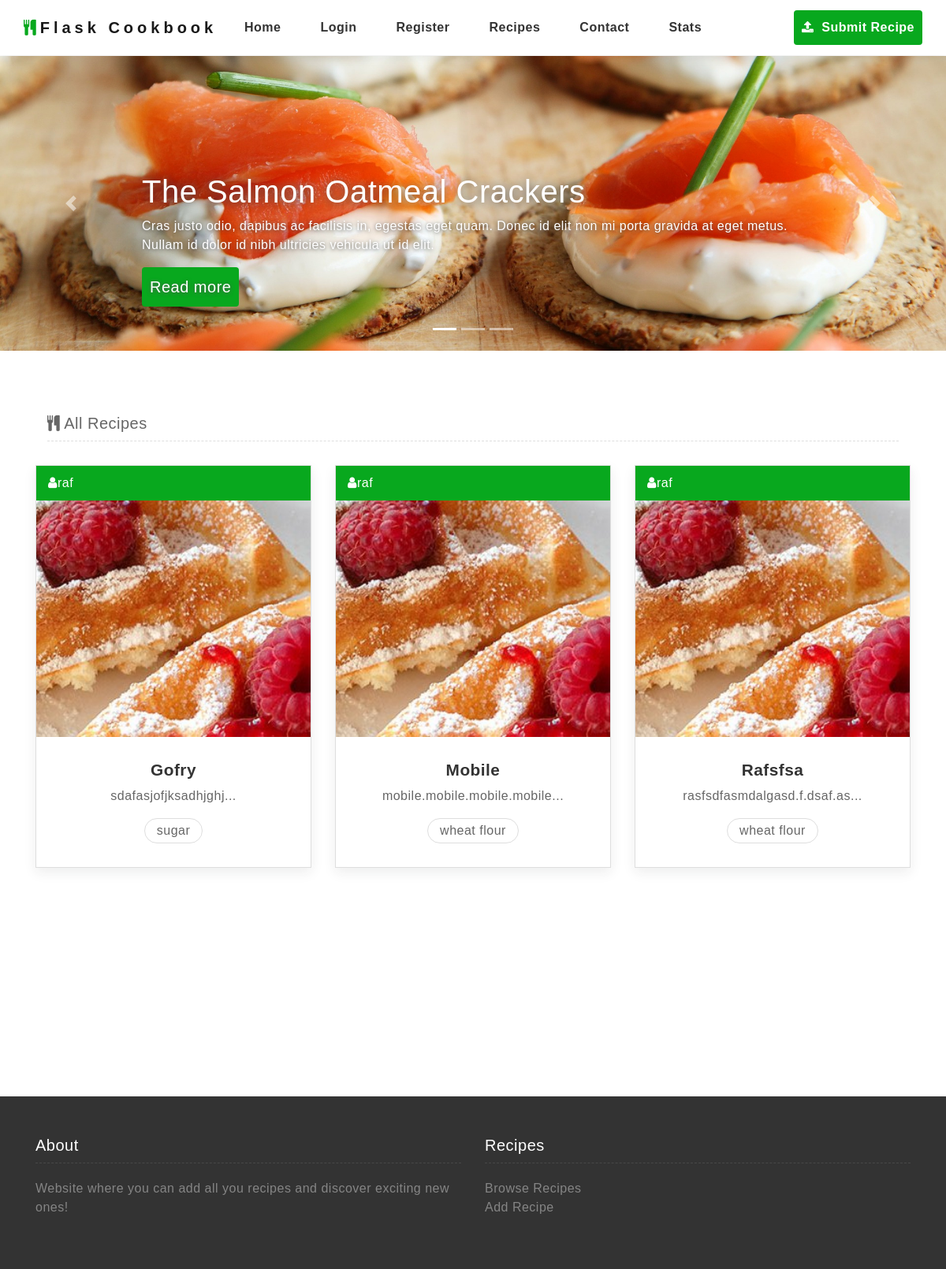
/index, run on the app's committed database.
### app/models.py (models this page shows, shortened)
class SearchableMixin(object):
    @classmethod
    def search(cls, expression, page, per_page):
        ids, total = query_index(cls.__tablename__, expression, page, per_page)
        if total == 0:
            return cls.query.filter_by(id=0), 0
        when = []
        for i in range(len(ids)):
            when.append((ids[i], i))
        return cls.query.filter(cls.id.in_(ids)).order_by(
            db.case(when, value=cls.id)), total

class Recipe(SearchableMixin, db.Model):
    __searchable__ = ['name']
    id = db.Column(db.Integer, primary_key=True)
    name = db.Column(db.String(64), index=True, unique=True)
    content = db.Column(db.String(50000))
    timestamp = db.Column(db.DateTime, index=True, default=datetime.utcnow)
    user_id = db.Column(db.Integer, db.ForeignKey('user.id'))
    cuisine_id = db.Column(db.Integer, db.ForeignKey('cuisine.id'))
    category_id = db.Column(db.Integer, db.ForeignKey('category.id'))
    calories = db.Column(db.Integer)
    carbohydrates = db.Column(db.Integer)
    proteins = db.Column(db.Integer)
    fats = db.Column(db.Integer)
    cholesterol = db.Column(db.Integer)
    serves_num_people = db.Column(db.Integer)
    time_to_prepare = db.Column(db.Integer)
    cooking_time = db.Column(db.Integer)
    image = db.Column(db.String(128))
    comments = db.relationship('Comment', backref='recipe', lazy='dynamic')
    upvotes = db.Column(db.Integer, default=0)
    _ingredients = db.relationship(
        "Ingredient",
        secondary=ingredients_in_recipe,
        back_populates="recipes")
    _allergens = db.relationship(
        "Allergen",
        secondary=allergens_in_recipe,
        back_populates="recipes")

class User(UserMixin, db.Model):
    id = db.Column(db.Integer, primary_key=True)
    username = db.Column(db.String(64), index=True, unique=True)
    email = db.Column(db.String(120), index=True, unique=True)
    password_hash = db.Column(db.String(128))
    recipes = db.relationship('Recipe', backref='author', lazy='dynamic')
    country_id = db.Column(db.Integer, db.ForeignKey('country.id'))

class Ingredient(db.Model):
    id = db.Column(db.Integer, primary_key=True)
    name = db.Column(db.String(64), unique=True)
    recipes = db.relationship(
        "Recipe",
        secondary=ingredients_in_recipe,
        back_populates="_ingredients")

### app/routes.py (the view)
@app.route('/')
@app.route('/index')
def index():
    Poppulate.poppulate_database()
    recipes = Recipe.query.limit(3).all()
    empty = False
    if not recipes:
        empty=True
    return render_template("index.html", recipes=recipes, empty=empty, sortkey='timestamp', reverse=True)

### app/templates/index.html (shortened to what this page needs)
{% extends "base.html" %}
{% block content %}
<div id="myCarousel" class="carousel slide" data-ride="carousel">
    <ol class="carousel-indicators">
        <li data-target="#myCarousel" data-slide-to="0" class="active"></li>
        <li data-target="#myCarousel" data-slide-to="1"></li>
        <li data-target="#myCarousel" data-slide-to="2"></li>
    </ol>
    <div class="carousel-inner">
        <div class="carousel-item active">
            <img class="first-slide" src="static/img/slider1.jpg" alt="First slide">
            <div class="container">
                <div class="carousel-caption text-left">
                    <h1><a href="recipe-detail.html">The Salmon Oatmeal Crackers</a></h1>
                    <p>Cras justo odio, dapibus ac facilisis in, egestas eget quam. Donec id elit non mi porta gravida
                        at eget metus. Nullam id dolor id nibh ultricies vehicula ut id elit.</p>
                    <p><a class="btn btn-lg btn-primary" href="recipe-detail.html" role="button">Read more</a></p>
                </div>
            </div>
        </div>
    </div>
    <a class="carousel-control-prev" href="#myCarousel" role="button" data-slide="prev">
        <span class="carousel-control-prev-icon" aria-hidden="true"></span>
    </a>
    <a class="carousel-control-next" href="#myCarousel" role="button" data-slide="next">
        <span class="carousel-control-next-icon" aria-hidden="true"></span>
    </a>
</div>
{% include '_list_recipes.html' %}
{% endblock %}

### app/templates/_recipe.html
{% block main %}
<div id="recipe{{ recipe.id }}" class="col-lg-4 col-sm-6">
    <div class="box grid recipes">
        <div class="by"><i class="fa fa-user" aria-hidden="true"></i>{{ recipe.author.username }}</div>
        <a href="{{ url_for('recipe', recipe_name=recipe.name) }}"><img src="{{recipe.image}}" id="list_image"
                alt=""></a>
        <h2><a href="{{ url_for('recipe', recipe_name=recipe.name) }}">{{ recipe.name }} </a></h2>
        <p>{{ recipe.content | truncate(30) }}</p>
        <div class="tag">
            {% for ingredient in recipe._ingredients %}
            <a href="#">{{ ingredient.name }}</a>
            {% endfor %}
        </div>
    </div>
</div>
{% endblock %}

### data on the page
Recipe: author.username "raf", image (picture), name "Gofry", content "sdafasjofjksadhjghj..."
Ingredient: name "sugar"
Recipe: author.username "raf", image (picture), name "Mobile", content "mobile.mobile.mobile.mobile..."
Ingredient: name "wheat flour"
Recipe: author.username "raf", image (picture), name "Rafsfsa", content "rasfsdfasmdalgasd.f.dsaf.as..."
